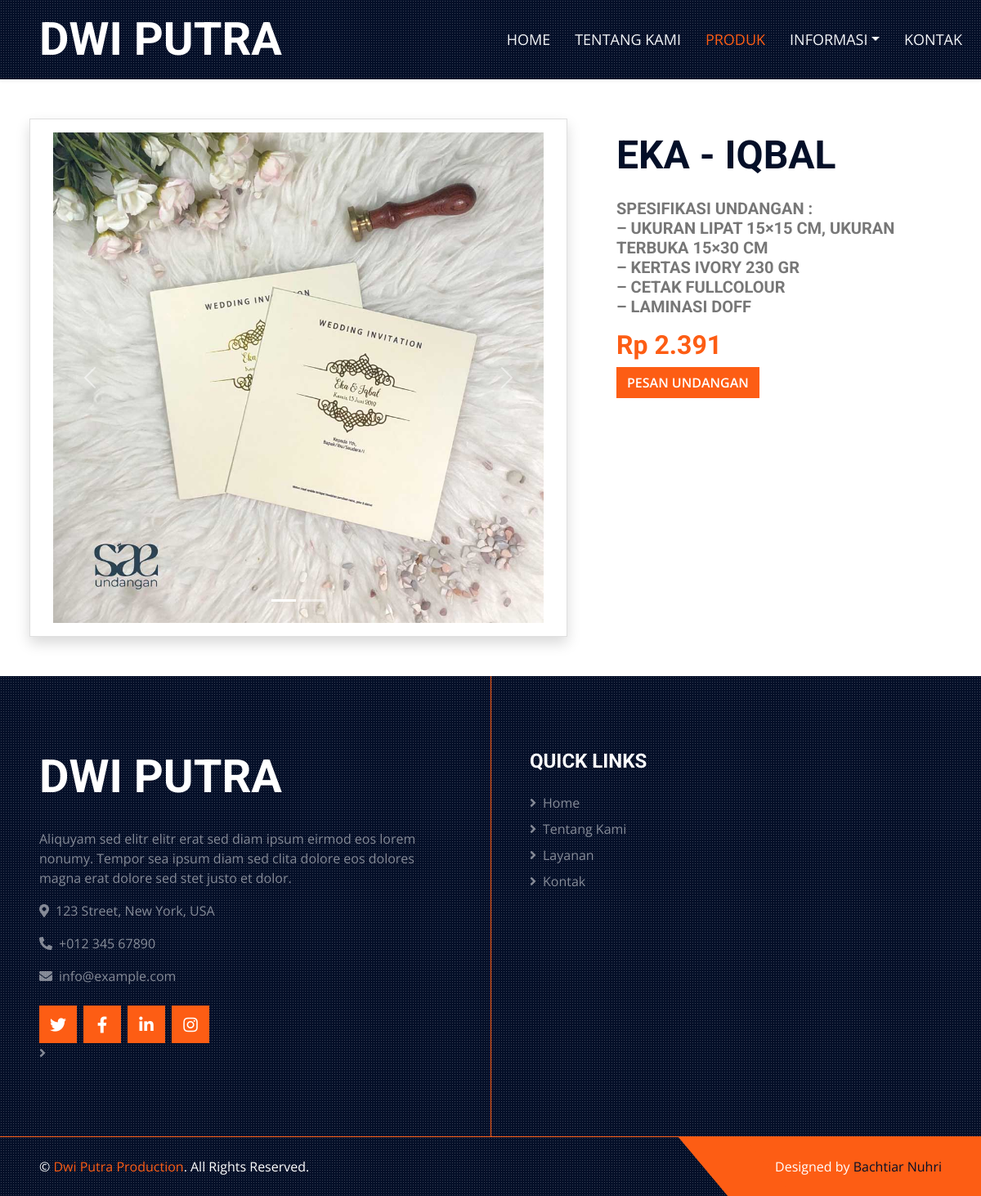
Page /User/detail_undangan/19 on the committed database.
### tables this page shows
CREATE TABLE `undangan` (
  `id_undangan` int(11) NOT NULL,
  `judul` varchar(128) NOT NULL,
  `deskripsi` varchar(255) NOT NULL,
  `gambar` varchar(128) NOT NULL,
  `gambar_1` varchar(255) NOT NULL,
  `harga` int(32) NOT NULL
);

### application/controllers/User.php (called while the page is built, shortened)
<?php
class User extends CI_Controller
{
    public function __construct()
    {
        $this->load->library('form_validation');
    }
    public function detail_undangan($id)
    {
        $undangan['undangan'] = $this->db->get_where('undangan', ['id_undangan' => $id])->result_array();
        $this->load->view('user/hlm_detail_produk', $undangan);
    }
}

### index.php (called while the page is built, shortened)
<?php
require_once BASEPATH.'core/CodeIgniter.php';

### application/views/user/hlm_detail_produk.php (the view, shortened to what this page needs)
<!DOCTYPE html>
<html lang="en">
<head>
    <link href="https://cdnjs.cloudflare.com/ajax/libs/font-awesome/5.15.0/css/all.min.css" rel="stylesheet">
    <link href="https://cdn.jsdelivr.net/npm/bootstrap-icons@1.4.1/font/bootstrap-icons.css" rel="stylesheet">
    <link href="<?= base_url('asset/'); ?>vendor/lib/owlcarousel/assets/owl.carousel.min.css" rel="stylesheet">
    <link href="<?= base_url('asset/'); ?>vendor/lib/tempusdominus/css/tempusdominus-bootstrap-4.min.css" rel="stylesheet" />
    <link href="<?= base_url('asset/'); ?>vendor/lib/lightbox/css/lightbox.min.css" rel="stylesheet">
    <link href="<?= base_url('asset/'); ?>vendor/css/bootstrap.min.css" rel="stylesheet">
    <link href="<?= base_url('asset/'); ?>vendor/css/style.css" rel="stylesheet">
</head>
<body>
    <div class="container-fluid sticky-top bg-dark bg-light-radial shadow-sm px-5 pe-lg-0">
        <nav class="navbar navbar-expand-lg bg-dark bg-light-radial navbar-dark py-3 py-lg-0">
            <a href="<?= base_url('user'); ?>" class="navbar-brand">
                <h1 class="m-0 display-4 text-uppercase text-white">DWI PUTRA</h1>
            </a>
            <div class="collapse navbar-collapse" id="navbarCollapse">
                <div class="navbar-nav ms-auto py-0">
                    <a href="<?= base_url('user'); ?>" class="nav-item nav-link">Home</a>
                    <a href="<?= base_url('user/tentang'); ?>" class="nav-item nav-link">Tentang Kami</a>
                    <a href="<?= base_url('user/produk'); ?>" class="nav-item nav-link active">Produk</a>
                    <div class="nav-item dropdown">
                        <a href="#" class="nav-link dropdown-toggle" data-bs-toggle="dropdown">Informasi</a>
                    </div>
                    <a href="<?= base_url('kontak'); ?>" class="nav-item nav-link me-2">Kontak</a>
                </div>
            </div>
        </nav>
    </div>
    <?php
    function number_with_dot($number, $sign = false)
    {
        return number_format($number, 0, ',', '.');
    }
    ?>
    <div class="container-fluid py-5 px-5">
        <div class="row">
            <div class="col-md-7 card shadow mb-6">
                <?php foreach ($undangan as $undangan) : ?>
                    <div class="card-body">
                        <div id="carouselExampleIndicators" class="carousel slide" data-bs-interval="false">
                            <div class="carousel-indicators">
                                <button type="button" data-bs-target="#carouselExampleIndicators" data-bs-slide-to="0" class="active" aria-current="true" aria-label="Slide 1"></button>
                                <button type="button" data-bs-target="#carouselExampleIndicators" data-bs-slide-to="1" aria-label="Slide 2"></button>
                            </div>
                            <div class="carousel-inner">
                                <div class="carousel-item active">
                                    <img src="<?= base_url('assets/img/upload/') . $undangan['gambar']; ?>" class="d-block w-100" alt="...">
                                </div>
                            </div>
                            <button class="carousel-control-prev" type="button" data-bs-target="#carouselExampleIndicators" data-bs-slide="prev">
                                <span class="carousel-control-prev-icon" aria-hidden="true"></span>
                            </button>
                            <button class="carousel-control-next" type="button" data-bs-target="#carouselExampleIndicators" data-bs-slide="next">
                                <span class="carousel-control-next-icon" aria-hidden="true"></span>
                            </button>
                        </div>
                    </div>
            </div>
            <div class="col-lg-5 pb-5" style="min-height: 400px;">
                <div class="position-relative h-100 ms-5">
                    <p>
                    <h1 class="display-5 text-uppercase mb-4"><?= $undangan['judul']; ?> </h1>
                    </p>
                    <p>
                    <h5 class="text-uppercase mb-3 text-body"><?= nl2br(htmlspecialchars($undangan['deskripsi'])); ?></h5>
                    </p>
                    <p>
                    <h2><span class="text-primary">Rp <?= number_with_dot($undangan['harga']); ?></span></h2>
                    <a href="<?= base_url('user/pesan_undangan/' . $undangan['id_undangan']); ?>" class="btn btn-primary">Pesan Undangan</a>
                    </p>
                </div>
            </div>
        <?php endforeach; ?>
        </div>
    </div>
    <div class="footer container-fluid position-relative bg-dark bg-light-radial text-white-50 py-6 px-5">
        <div class="row g-5">
            <div class="col-lg-6 pe-lg-5">
                <a href="<?= base_url('user'); ?>" class="navbar-brand">
                    <h1 class="m-0 display-4 text-uppercase text-white"></i>Dwi Putra</h1>
                </a>
                <p>Aliquyam sed elitr elitr erat sed diam ipsum eirmod eos lorem nonumy. Tempor sea ipsum diam sed clita dolore eos dolores magna erat dolore sed stet justo et dolor.</p>
                <p><i class="fa fa-map-marker-alt me-2"></i>123 Street, New York, USA</p>
                <p><i class="fa fa-phone-alt me-2"></i>+012 345 67890</p>
                <p><i class="fa fa-envelope me-2"></i>info@example.com</p>
                <div class="d-flex justify-content-start mt-4">
                    <a class="btn btn-lg btn-primary btn-lg-square rounded-0 me-2" href="#"><i class="fab fa-twitter"></i></a>
                    <a class="btn btn-lg btn-primary btn-lg-square rounded-0 me-2" href="#"><i class="fab fa-facebook-f"></i></a>
                    <a class="btn btn-lg btn-primary btn-lg-square rounded-0 me-2" href="#"><i class="fab fa-linkedin-in"></i></a>
                    <a class="btn btn-lg btn-primary btn-lg-square rounded-0" href="#"><i class="fab fa-instagram"></i></a>
                </div>
                <a class="text-white-50 mb-3" href="<?= base_url('Login'); ?>"><i class="fa fa-angle-right me-2"></i></a>
            </div>
            <div class="col-lg-6 ps-lg-5">
                <div class="row g-5">
                    <div class="col-sm-6">
                        <h4 class="text-white text-uppercase mb-4">Quick Links</h4>
                        <div class="d-flex flex-column justify-content-start">
                            <a class="text-white-50 mb-2" href="<?= base_url('user'); ?>"><i class="fa fa-angle-right me-2"></i>Home</a>
                            <a class="text-white-50 mb-2" href="<?= base_url('user/tentang'); ?>"><i class="fa fa-angle-right me-2"></i>Tentang Kami</a>
                            <a class="text-white-50 mb-2" href="<?= base_url('user/layanan'); ?>"><i class="fa fa-angle-right me-2"></i>Layanan</a>
                            <a class="text-white-50" href="<?= base_url('user/kontak'); ?>"><i class="fa fa-angle-right me-2"></i>Kontak</a>
                        </div>
                    </div>
                </div>
            </div>
        </div>
    </div>
    <div class="container-fluid bg-dark bg-light-radial text-white border-top border-primary px-0">
        <div class="d-flex flex-column flex-md-row justify-content-between">
            <div class="py-4 px-5 text-center text-md-start">
                <p class="mb-0">&copy; <a class="text-primary" href="#">Dwi Putra Production</a>. All Rights Reserved.</p>
            </div>
            <div class="py-4 px-5 bg-primary footer-shape position-relative text-center text-md-end">
                <p class="mb-0">Designed by <a class="text-dark" href="https://htmlcodex.com">Bachtiar Nuhri</a></p>
            </div>
        </div>
    </div>
</body>
</html>

### rows in the picture
undangan: gambar (picture), judul "EKA - IQBAL", deskripsi "SPESIFIKASI UNDANGAN : – UKURAN LIPAT 15×15 CM, UKURAN TERBUKA 15×30 CM – KERTAS IVORY 230 GR – CETAK FULLCOLOUR – LAMINASI DOFF", harga "2.391"
